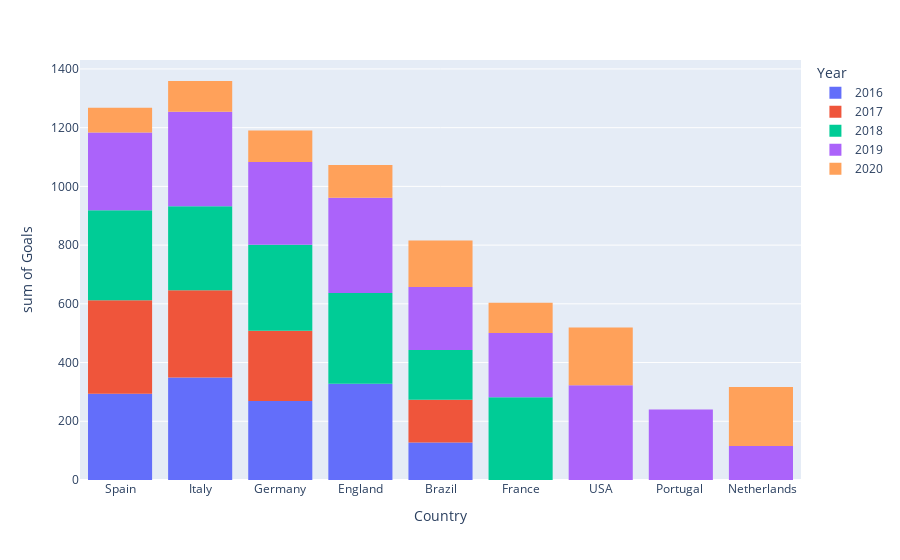

Notebook source saved alongside this figure:
### Code cell
##The graph shows The number of goals scored by each continent during a year(2016,2017,2018,2019,2020)
fig = px.histogram(df, x="Country", y="Goals", color="Year")
fig.show()

### Figure 1 — Plotly figure (JSON) as saved in the notebook; plotly's stock layout.template omitted (floating-point values rounded to 4 significant figures; data arrays with more than 128 entries replaced by an {"elided": "..."} marker saying what was removed)
{"data": [{"alignmentgroup": "True", "bingroup": "x", "histfunc": "sum", "hovertemplate": "Year=2016<br>Country=%{x}<br>sum of Goals=%{y}<extra></extra>", "legendgroup": "2016", "marker": {"color": "#636efa", "pattern": {"shape": ""}}, "name": "2016", "offsetgroup": "2016", "orientation": "v", "showlegend": true, "type": "histogram", "x": ["Spain", "Spain", "Spain", "Spain", "Spain", "Spain", "Spain", "Spain", "Spain", "Spain", "Spain", "Spain", "Spain", "Spain", "Spain", "Spain", "Spain", "Spain", "Spain", "Italy", "Italy", "Italy", "Italy", "Italy", "Italy", "Italy", "Italy", "Italy", "Italy", "Italy", "Italy", "Italy", "Italy", "Italy", "Italy", "Italy", "Italy", "Italy", "Italy", "Germany", "Germany", "Germany", "Germany", "Germany", "Germany", "Germany", "Germany", "Germany", "Germany", "Germany", "Germany", "Germany", "Germany", "Germany", "Germany", "Germany", "Germany", "Germany", "England", "England", "England", "England", "England", "England", "England", "England", "England", "England", "England", "England", "England", "England", "England", "England", "England", "England", "England", "England", "Brazil", "Brazil", "Brazil", "Brazil", "Brazil", "Brazil", "Brazil", "Brazil", "Brazil", "Brazil", "Brazil", "Brazil"], "xaxis": "x", "y": [11, 16, 28, 13, 13, 25, 11, 13, 19, 11, 14, 37, 13, 15, 11, 12, 12, 10, 10, 15, 12, 22, 15, 28, 16, 14, 12, 12, 24, 13, 12, 29, 18, 12, 16, 13, 24, 16, 26, 8, 11, 11, 11, 15, 11, 30, 8, 21, 10, 12, 9, 8, 31, 9, 15, 11, 25, 13, 24, 25, 29, 13, 15, 10, 16, 11, 13, 13, 20, 18, 21, 15, 15, 11, 17, 12, 14, 16, 14, 9, 12, 9, 10, 12, 9, 9, 9, 10, 14, 11], "yaxis": "y"}, {"alignmentgroup": "True", "bingroup": "x", "histfunc": "sum", "hovertemplate": "Year=2017<br>Country=%{x}<br>sum of Goals=%{y}<extra></extra>", "legendgroup": "2017", "marker": {"color": "#EF553B", "pattern": {"shape": ""}}, "name": "2017", "offsetgroup": "2017", "orientation": "v", "showlegend": true, "type": "histogram", "x": ["Spain", "Spain", "Spain", "Spain", "Spain", "Spain", "Spain", "Spain", "Spain", "Spain", "Spain", "Spain", "Spain", "Spain", "Spain", "Spain", "Spain", "Spain", "Spain", "Italy", "Italy", "Italy", "Italy", "Italy", "Italy", "Italy", "Italy", "Italy", "Italy", "Italy", "Italy", "Italy", "Italy", "Italy", "Italy", "Italy", "Italy", "Italy", "Italy", "Germany", "Germany", "Germany", "Germany", "Germany", "Germany", "Germany", "Germany", "Germany", "Germany", "Germany", "Germany", "Germany", "Germany", "Germany", "Germany", "Germany", "Germany", "Germany", "Brazil", "Brazil", "Brazil", "Brazil", "Brazil", "Brazil", "Brazil", "Brazil", "Brazil", "Brazil", "Brazil", "Brazil", "Brazil", "Brazil"], "xaxis": "x", "y": [13, 19, 22, 16, 25, 11, 33, 18, 12, 15, 13, 26, 11, 16, 21, 15, 12, 10, 10, 10, 12, 11, 22, 16, 11, 19, 11, 12, 10, 11, 14, 11, 16, 11, 29, 18, 29, 12, 12, 29, 14, 11, 12, 10, 9, 10, 13, 15, 13, 9, 9, 12, 10, 14, 13, 9, 14, 13, 11, 8, 8, 9, 9, 12, 10, 18, 9, 8, 10, 11, 13, 9], "yaxis": "y"}, {"alignmentgroup": "True", "bingroup": "x", "histfunc": "sum", "hovertemplate": "Year=2018<br>Country=%{x}<br>sum of Goals=%{y}<extra></extra>", "legendgroup": "2018", "marker": {"color": "#00cc96", "pattern": {"shape": ""}}, "name": "2018", "offsetgroup": "2018", "orientation": "v", "showlegend": true, "type": "histogram", "x": ["Spain", "Spain", "Spain", "Spain", "Spain", "Spain", "Spain", "Spain", "Spain", "Spain", "Spain", "Spain", "Spain", "Spain", "Spain", "Spain", "Spain", "Spain", "Spain", "Italy", "Italy", "Italy", "Italy", "Italy", "Italy", "Italy", "Italy", "Italy", "Italy", "Italy", "Italy", "Italy", "Italy", "Italy", "Italy", "Italy", "Italy", "Italy", "Germany", "Germany", "Germany", "Germany", "Germany", "Germany", "Germany", "Germany", "Germany", "Germany", "Germany", "Germany", "Germany", "Germany", "Germany", "Germany", "Germany", "Germany", "Germany", "Germany", "France", "France", "France", "France", "France", "France", "France", "France", "France", "France", "France", "France", "France", "France", "France", "France", "France", "France", "France", "France", "England", "England", "England", "England", "England", "England", "England", "England", "England", "England", "England", "England", "England", "England", "England", "England", "England", "England", "England", "England", "Brazil", "Brazil", "Brazil", "Brazil", "Brazil", "Brazil", "Brazil", "Brazil", "Brazil", "Brazil", "Brazil", "Brazil", "Brazil", "Brazil", "Brazil", "Brazil", "Brazil"], "xaxis": "x", "y": [21, 13, 20, 14, 12, 19, 10, 14, 21, 13, 12, 13, 13, 15, 17, 36, 14, 18, 12, 17, 23, 10, 21, 15, 15, 26, 9, 9, 16, 9, 12, 16, 16, 11, 16, 11, 11, 23, 16, 12, 16, 17, 11, 13, 10, 11, 18, 16, 10, 14, 17, 18, 17, 14, 15, 11, 22, 15, 12, 10, 22, 12, 13, 11, 15, 18, 11, 11, 16, 33, 13, 15, 11, 14, 15, 10, 10, 10, 12, 12, 13, 22, 12, 13, 14, 22, 14, 12, 17, 21, 16, 22, 13, 17, 18, 12, 14, 13, 10, 9, 8, 9, 12, 10, 8, 7, 11, 9, 11, 8, 13, 8, 9, 10, 18], "yaxis": "y"}, {"alignmentgroup": "True", "bingroup": "x", "histfunc": "sum", "hovertemplate": "Year=2019<br>Country=%{x}<br>sum of Goals=%{y}<extra></extra>", "legendgroup": "2019", "marker": {"color": "#ab63fa", "pattern": {"shape": ""}}, "name": "2019", "offsetgroup": "2019", "orientation": "v", "showlegend": true, "type": "histogram", "x": {"elided": "191 str values"}, "xaxis": "x", "y": {"elided": "191 int values"}, "yaxis": "y"}, {"alignmentgroup": "True", "bingroup": "x", "histfunc": "sum", "hovertemplate": "Year=2020<br>Country=%{x}<br>sum of Goals=%{y}<extra></extra>", "legendgroup": "2020", "marker": {"color": "#FFA15A", "pattern": {"shape": ""}}, "name": "2020", "offsetgroup": "2020", "orientation": "v", "showlegend": true, "type": "histogram", "x": {"elided": "158 str values"}, "xaxis": "x", "y": {"elided": "158 int values"}, "yaxis": "y"}], "layout": {"barmode": "relative", "legend": {"title": {"text": "Year"}, "tracegroupgap": 0}, "margin": {"t": 60}, "xaxis": {"anchor": "y", "domain": [0, 1], "title": {"text": "Country"}}, "yaxis": {"anchor": "x", "domain": [0, 1], "title": {"text": "sum of Goals"}}}}
